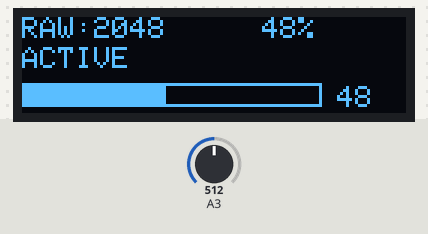
A sketch run on a simulated Arduino Zero (SAMD21). Parts: 128×32 one-colour display. The test bench sets the inputs (shaded band); at power-on: A3 = 512 (analog values on the 0–1023 scale). What the sketch prints to the serial monitor is not drawn.

Above: at 2.7 s.
2.8 s: A3 set to 22
At 3.6 s:
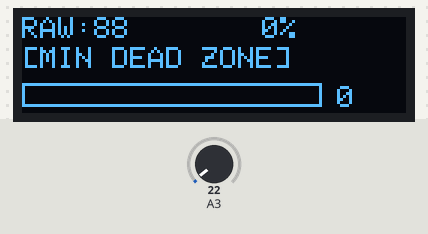
4.3 s: A3 set to 55
At 5.5 s:
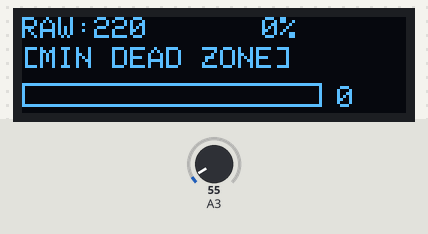
5.8 s: A3 set to 66
At 6.9 s:
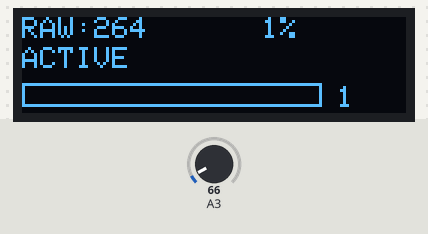
7.3 s: A3 set to 991
At 7.9 s:
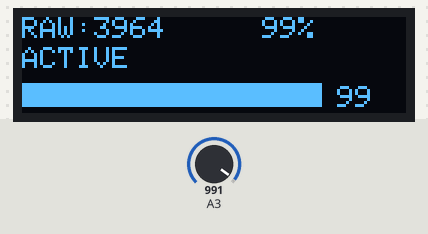
8.8 s: A3 set to 1011
At 10.3 s:
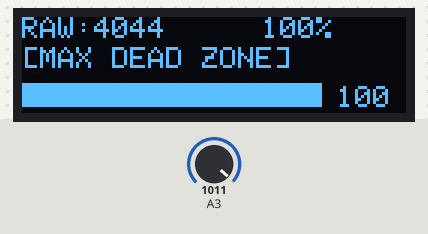
Timing chart, 0 to 11.3 s (numbered marks = the images above; inputs shaded):
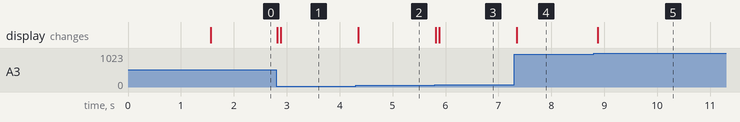

Measured:
- the behaviour switches between 59 and 60 on A3 (found by bisection; images 2 and 3)
- the behaviour switches between 999 and 1000 on A3 (found by bisection; images 4 and 5)
- after the input at 2.8 s, the display: first changes at once (image 1 shows a later state)
- after the input at 4.3 s, the display: changes after 0.05 s (image 2)
- after the input at 5.8 s, the display: first changes at once (image 3 shows a later state)
- after the input at 7.3 s, the display: changes after 0.05 s (image 4)
- after the input at 8.8 s, the display: changes after 0.08 s (image 5)

The sketch:

02-pot-test.ino
```cpp
#include <Wire.h>
#include <Adafruit_GFX.h>
#include <Adafruit_SSD1306.h>

#define SCREEN_WIDTH 128
#define SCREEN_HEIGHT 32
#define OLED_RESET    -1
#define OLED_ADDR     0x3C

#define PIN_POT       3

// Dead zone configuration
#define RAW_MIN       200    // anything below this = 0%
#define RAW_MAX       4000   // anything above this = 100%

Adafruit_SSD1306 display(SCREEN_WIDTH, SCREEN_HEIGHT, &Wire, OLED_RESET);

int readPotRaw() {
  // Average 32 samples for stability
  long sum = 0;
  for (int i = 0; i < 32; i++) {
    sum += analogRead(PIN_POT);
    delayMicroseconds(100);
  }
  return sum / 32;
}

int rawToPct(int raw) {
  if (raw < RAW_MIN) return 0;
  if (raw > RAW_MAX) return 100;
  return map(raw, RAW_MIN, RAW_MAX, 0, 100);
}

void setup() {
  Serial.begin(115200);
  Wire.begin(8, 9);

  if (!display.begin(SSD1306_SWITCHCAPVCC, OLED_ADDR)) {
    while(1);
  }

  analogReadResolution(12);

  display.clearDisplay();
  display.setTextColor(SSD1306_WHITE);
  display.setTextSize(1);
  display.setCursor(0, 0);
  display.println("POT TEST v2");
  display.println("With dead zones");
  display.display();
  delay(1500);
}

void loop() {
  int raw = readPotRaw();
  int pct = rawToPct(raw);

  display.clearDisplay();

  // Line 1: raw value + percentage
  display.setCursor(0, 0);
  display.setTextSize(1);
  display.print("RAW:");
  display.print(raw);
  display.setCursor(80, 0);
  display.print(pct);
  display.print("%");

  // Line 2: status text
  display.setCursor(0, 10);
  if (pct == 0) {
    display.print("[MIN DEAD ZONE]");
  } else if (pct == 100) {
    display.print("[MAX DEAD ZONE]");
  } else {
    display.print("ACTIVE");
  }

  // Bottom: throttle bar
  display.drawRect(0, 22, 100, 8, SSD1306_WHITE);
  int barWidth = map(pct, 0, 100, 0, 100);
  display.fillRect(0, 22, barWidth, 8, SSD1306_WHITE);

  // Bar percentage on right
  display.setCursor(105, 23);
  display.print(pct);

  display.display();

  // Serial logging
  Serial.print("raw=");
  Serial.print(raw);
  Serial.print(" pct=");
  Serial.println(pct);

  delay(50);
}
```
